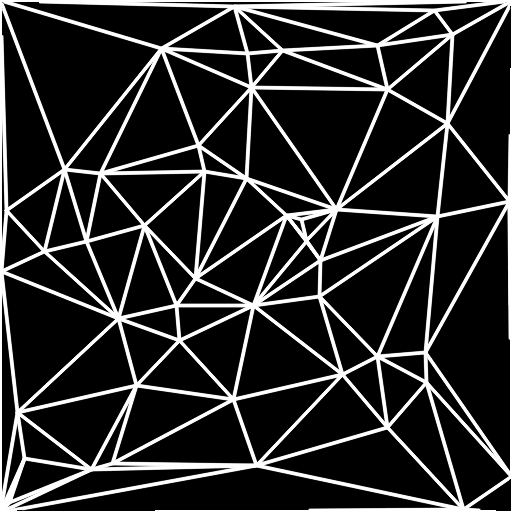

This chart was generated by the following Python code:
# Korora 22 Selina
# https://github.com/kororaproject/kp-korora-backgrounds/blob/a91c0960a4d9266b9e6393fefd4337f5a48d64ca/upstream/default/wide/korora.png
import numpy as np
import cv2
import random
from scipy.spatial import Delaunay
import pylab

CANVAS_WIDTH = 512
CANVAS_HEIGHT = 512
LINE_THICKNESS = 1
COLOR_BLACK_BGR = (0, 0, 0)
COLOR_WHITE_BGR = (255, 255, 255)
BGR_B_LOWER = (125, 112, 66)
BGR_B_UPPER = (210, 112, 66)
BGR_Y_LOWER = (0, 255, 254)
BGR_Y_UPPER = (40, 255, 254)
BGR_R_LOWER = (2, 15, 215)
BGR_R_UPPER = (2, 15, 250)


def create_canvas(h, w, c):
    img = np.zeros((h, w, 3), np.uint8)  # h-w-d
    img.fill(c)
    return img


def random_color(bgr_lower, bgr_upper, index):
    c = np.array([0, 0, 0])
    for i, (l, u) in enumerate(zip(bgr_lower, bgr_upper)):
        if i == index:
            c[i] = random.randint(bgr_lower[index], bgr_upper[index])
        else:
            c[i] = u
    return c


def roi_fill_color(img, roi, color):
    if roi:
        img[roi[0][0]:roi[1][0], roi[0][1]:roi[1][1]] = color


def rand_pts(upper_bound, size):
    return np.random.choice(upper_bound, size=size)


if __name__ == '__main__':
    img = create_canvas(CANVAS_HEIGHT, CANVAS_WIDTH, 0)

    rand_pts_h = rand_pts(CANVAS_HEIGHT, 50)
    rand_pts_w = rand_pts(CANVAS_WIDTH, 50)

    pts = np.stack((rand_pts_h, rand_pts_w), axis=1)
    edge_pts = [[0, 0], [CANVAS_HEIGHT, 0], [0, CANVAS_WIDTH], [CANVAS_HEIGHT, CANVAS_WIDTH]]
    pts = np.append(pts, edge_pts)
    pts = np.reshape(pts, (54, 2))

    tri = Delaunay(pts)

    for simplex in tri.simplices:
        ix1, ix2, ix3 = simplex
        pt1, pt2, pt3 = tuple(pts[ix1]), tuple(pts[ix2]), tuple(pts[ix3])
        cv2.line(img, pt1, pt2, COLOR_WHITE_BGR, 2, lineType=cv2.LINE_AA)
        cv2.line(img, pt2, pt3, COLOR_WHITE_BGR, 2, lineType=cv2.LINE_AA)
        cv2.line(img, pt1, pt3, COLOR_WHITE_BGR, 2, lineType=cv2.LINE_AA)


    cv2.imshow('korora_selina', img)
    cv2.imwrite('korora_selina.png', img)
    cv2.waitKey(0)
    cv2.destroyAllWindows()
